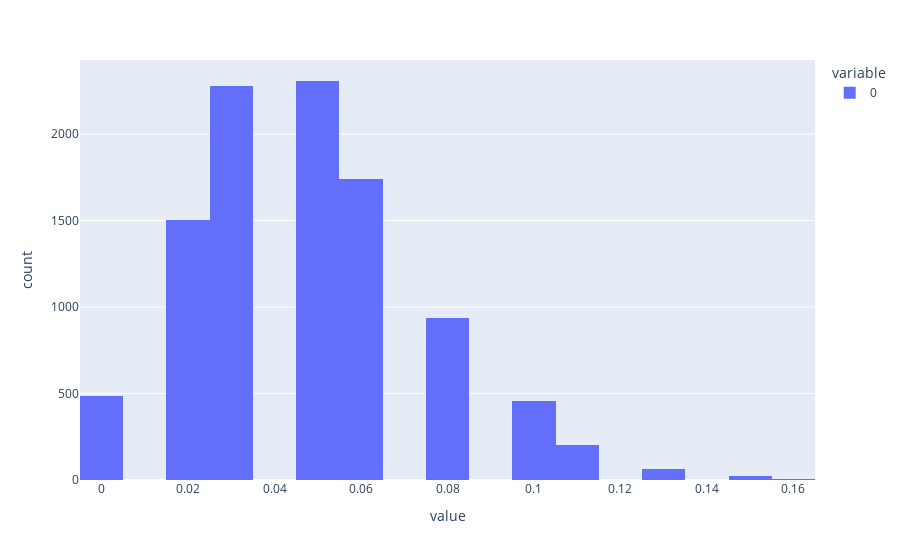

Notebook code cell kept with this figure:
### Code cell
px.histogram(n_comp)

### Figure 1 — Plotly figure (JSON) as saved in the notebook; plotly's stock layout.template omitted (floating-point values rounded to 4 significant figures; data arrays with more than 128 entries replaced by an {"elided": "..."} marker saying what was removed)
{"data": [{"alignmentgroup": "True", "bingroup": "x", "hovertemplate": "variable=0<br>value=%{x}<br>count=%{y}<extra></extra>", "legendgroup": "0", "marker": {"color": "#636efa", "pattern": {"shape": ""}}, "name": "0", "offsetgroup": "0", "orientation": "v", "showlegend": true, "type": "histogram", "x": {"elided": "10000 float values"}, "xaxis": "x", "yaxis": "y"}], "layout": {"autosize": true, "barmode": "relative", "legend": {"title": {"text": "variable"}, "tracegroupgap": 0}, "margin": {"t": 60}, "xaxis": {"anchor": "y", "autorange": true, "domain": [0, 1], "range": [-0.005, 0.165], "title": {"text": "value"}, "type": "linear"}, "yaxis": {"anchor": "x", "autorange": true, "domain": [0, 1], "range": [0, 2428.0], "title": {"text": "count"}}}}
